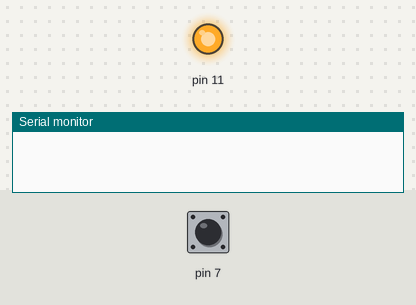
Recording of a sketch running on a simulated Arduino Uno, built with avr-gcc and run on an emulated ATmega328P. Parts: output pins drawn as LEDs (lit = HIGH), the last lines printed to the serial monitor. Inputs (shaded band) come from the test bench; at power-on: pin 7 HIGH.

Above: at 1.2 s.
1.3 s: pin 7 pulled LOW for 0.15 s
At 1.37 s:
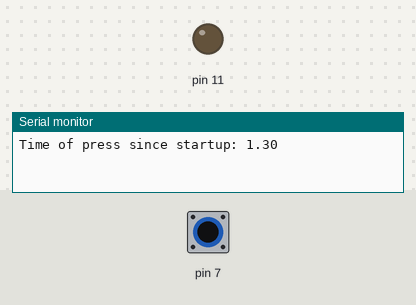
2.9 s: pin 7 pulled LOW for 3.2 s
At 6.5 s:
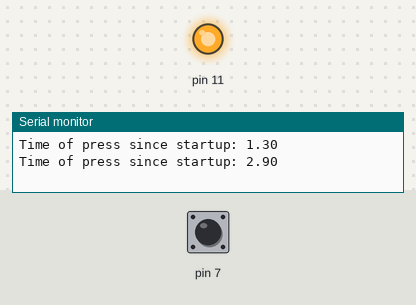
Timing chart, 0 to 8.0 s (numbered marks = the images above; inputs shaded):
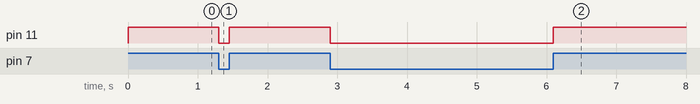

Measured:
- after the input at 1.3 s, pin 11: HIGH → LOW at once, → HIGH 0.15 s later
- after the input at 2.9 s, pin 11: HIGH → LOW at once, → HIGH 3.2 s later

The sketch:

2.1_Reaction_Time_1.ino
```cpp
int button;
bool timeWritten = false;

void setup() {
  Serial.begin(9600);
  pinMode(7, INPUT_PULLUP);
  pinMode(11, OUTPUT);
}

void loop() {
  button = digitalRead(7);
  //Serial.println(button);
  if (button == HIGH){
    digitalWrite(11, HIGH);
    timeWritten = false;
  }
  else{
    digitalWrite(11, LOW);
    if (!timeWritten){
      Serial.print("Time of press since startup: ");
      float timeSinceStart = millis();
      Serial.println(timeSinceStart/1000);
      timeWritten = true;
    }
  }
  //delay(100);
}
```
